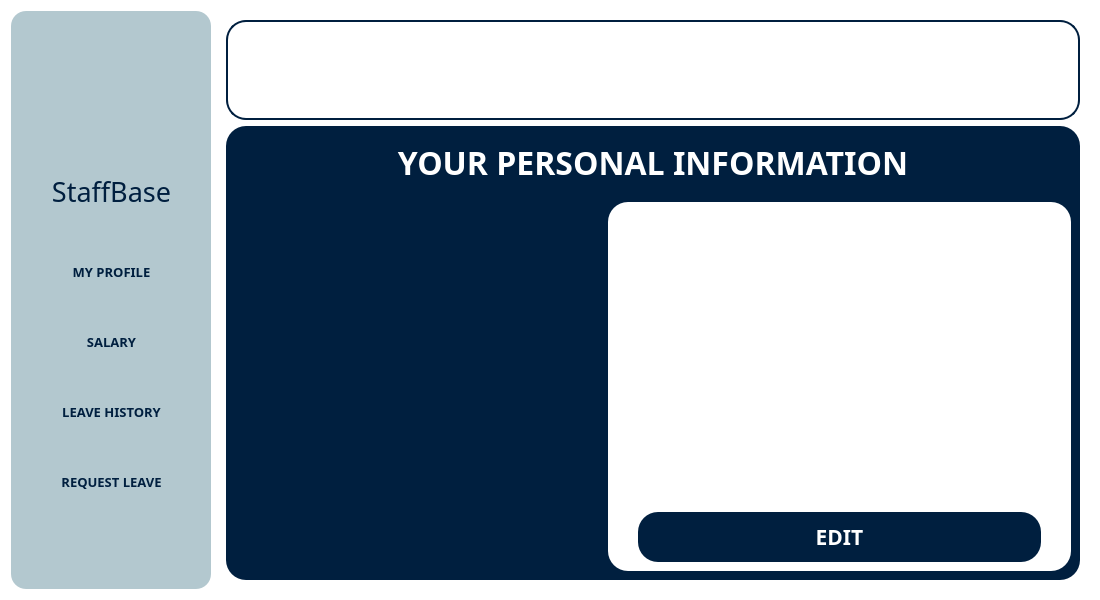
<?xml version="1.0" encoding="UTF-8"?>
<ui version="4.0">
 <class>Form</class>
 <widget class="QWidget" name="Form">
  <property name="geometry">
   <rect>
    <x>0</x>
    <y>0</y>
    <width>1100</width>
    <height>600</height>
   </rect>
  </property>
  <property name="minimumSize">
   <size>
    <width>0</width>
    <height>600</height>
   </size>
  </property>
  <property name="maximumSize">
   <size>
    <width>16777215</width>
    <height>16777215</height>
   </size>
  </property>
  <property name="windowTitle">
   <string>StaffBase</string>
  </property>
  <property name="windowIcon">
   <iconset>
    <selectedon>:/img/src/image/icon.png</selectedon>
   </iconset>
  </property>
  <property name="styleSheet">
   <string notr="true">background-color: rgb(255, 255, 255);</string>
  </property>
  <layout class="QGridLayout" name="gridLayout">
   <item row="0" column="1">
    <widget class="QStackedWidget" name="stackedWidget">
     <property name="font">
      <font>
       <family>Caros Black</family>
       <pointsize>24</pointsize>
      </font>
     </property>
     <property name="currentIndex">
      <number>0</number>
     </property>
     <widget class="QWidget" name="my_profile_page">
      <layout class="QGridLayout" name="gridLayout_2">
       <item row="0" column="0" colspan="2">
        <widget class="QFrame" name="frame_2">
         <property name="minimumSize">
          <size>
           <width>0</width>
           <height>100</height>
          </size>
         </property>
         <property name="maximumSize">
          <size>
           <width>16777215</width>
           <height>100</height>
          </size>
         </property>
         <property name="styleSheet">
          <string notr="true">border: 2px solid;
border-color:  rgb(0, 31, 63);
border-radius: 20px;
</string>
         </property>
         <property name="frameShape">
          <enum>QFrame::StyledPanel</enum>
         </property>
         <property name="frameShadow">
          <enum>QFrame::Raised</enum>
         </property>
         <layout class="QGridLayout" name="gridLayout_4">
          <item row="0" column="0">
           <widget class="QLabel" name="label_3">
            <property name="minimumSize">
             <size>
              <width>71</width>
              <height>0</height>
             </size>
            </property>
            <property name="maximumSize">
             <size>
              <width>71</width>
              <height>16777215</height>
             </size>
            </property>
            <property name="styleSheet">
             <string notr="true">border: 0px solid;
border-radius: 0px;
image:url(:/img/src/image/profile.png)</string>
            </property>
            <property name="text">
             <string/>
            </property>
           </widget>
          </item>
          <item row="0" column="1">
           <widget class="QTextEdit" name="user_full_name_textEdit">
            <property name="minimumSize">
             <size>
              <width>0</width>
              <height>50</height>
             </size>
            </property>
            <property name="maximumSize">
             <size>
              <width>16777215</width>
              <height>50</height>
             </size>
            </property>
            <property name="styleSheet">
             <string notr="true">border: 0px solid;
font: 87 24pt &quot;Caros Black&quot;;
border-radius: 0px;
color: rgb(0, 31, 63);</string>
            </property>
            <property name="lineWrapMode">
             <enum>QTextEdit::WidgetWidth</enum>
            </property>
            <property name="readOnly">
             <bool>true</bool>
            </property>
            <property name="html">
             <string>&lt;!DOCTYPE HTML PUBLIC &quot;-//W3C//DTD HTML 4.0//EN&quot; &quot;http://www.w3.org/TR/REC-html40/strict.dtd&quot;&gt;
&lt;html&gt;&lt;head&gt;&lt;meta name=&quot;qrichtext&quot; content=&quot;1&quot; /&gt;&lt;title&gt;Text Alignment&lt;/title&gt;&lt;style type=&quot;text/css&quot;&gt;
p, li { white-space: pre-wrap; }
&lt;/style&gt;&lt;/head&gt;&lt;body style=&quot; font-family:'Caros Black'; font-size:24pt; font-weight:80; font-style:normal;&quot;&gt;
&lt;p style=&quot;-qt-paragraph-type:empty; margin-top:12px; margin-bottom:12px; margin-left:0px; margin-right:0px; -qt-block-indent:0; text-indent:0px; font-family:'MS Shell Dlg 2'; font-size:8.25pt; font-weight:400;&quot;&gt;&lt;br /&gt;&lt;/p&gt;&lt;/body&gt;&lt;/html&gt;</string>
            </property>
           </widget>
          </item>
         </layout>
        </widget>
       </item>
       <item row="1" column="0" colspan="2">
        <widget class="QFrame" name="frame_3">
         <property name="styleSheet">
          <string notr="true">background-color: rgb(0, 31, 63);
border-radius: 20px;</string>
         </property>
         <property name="frameShape">
          <enum>QFrame::StyledPanel</enum>
         </property>
         <property name="frameShadow">
          <enum>QFrame::Raised</enum>
         </property>
         <layout class="QGridLayout" name="gridLayout_3">
          <item row="0" column="0" colspan="2">
           <widget class="QLabel" name="label_2">
            <property name="minimumSize">
             <size>
              <width>0</width>
              <height>55</height>
             </size>
            </property>
            <property name="maximumSize">
             <size>
              <width>16777215</width>
              <height>55</height>
             </size>
            </property>
            <property name="font">
             <font>
              <family>Caros Black</family>
              <pointsize>24</pointsize>
              <weight>75</weight>
              <bold>true</bold>
             </font>
            </property>
            <property name="styleSheet">
             <string notr="true">color: rgb(255, 255, 255);</string>
            </property>
            <property name="text">
             <string>YOUR PERSONAL INFORMATION</string>
            </property>
            <property name="alignment">
             <set>Qt::AlignCenter</set>
            </property>
           </widget>
          </item>
          <item row="2" column="0">
           <widget class="QLabel" name="label_4">
            <property name="minimumSize">
             <size>
              <width>367</width>
              <height>0</height>
             </size>
            </property>
            <property name="maximumSize">
             <size>
              <width>367</width>
              <height>16777215</height>
             </size>
            </property>
            <property name="styleSheet">
             <string notr="true">image: url(:/img/src/image/investment-data-amico.png);</string>
            </property>
            <property name="text">
             <string/>
            </property>
           </widget>
          </item>
          <item row="2" column="1">
           <widget class="QFrame" name="frame_4">
            <property name="minimumSize">
             <size>
              <width>0</width>
              <height>0</height>
             </size>
            </property>
            <property name="maximumSize">
             <size>
              <width>16777215</width>
              <height>16777215</height>
             </size>
            </property>
            <property name="styleSheet">
             <string notr="true">background-color: rgb(255, 255, 255);</string>
            </property>
            <property name="frameShape">
             <enum>QFrame::StyledPanel</enum>
            </property>
            <property name="frameShadow">
             <enum>QFrame::Raised</enum>
            </property>
            <layout class="QGridLayout" name="gridLayout_5">
             <item row="1" column="0">
              <widget class="QFrame" name="frame_5">
               <property name="minimumSize">
                <size>
                 <width>15</width>
                 <height>0</height>
                </size>
               </property>
               <property name="maximumSize">
                <size>
                 <width>15</width>
                 <height>16777215</height>
                </size>
               </property>
               <property name="frameShape">
                <enum>QFrame::StyledPanel</enum>
               </property>
               <property name="frameShadow">
                <enum>QFrame::Raised</enum>
               </property>
              </widget>
             </item>
             <item row="3" column="1">
              <widget class="QPushButton" name="edit_pushButton">
               <property name="minimumSize">
                <size>
                 <width>0</width>
                 <height>50</height>
                </size>
               </property>
               <property name="maximumSize">
                <size>
                 <width>16777215</width>
                 <height>50</height>
                </size>
               </property>
               <property name="font">
                <font>
                 <family>Caros Black</family>
                 <pointsize>16</pointsize>
                 <weight>75</weight>
                 <bold>true</bold>
                </font>
               </property>
               <property name="styleSheet">
                <string notr="true">QPushButton{
background-color: rgb(0, 31, 63);
border-radius: 20px;
color: rgb(255, 255, 255);
}

QPushButton:hover{
background-color: rgb(58, 109, 140);
}
</string>
               </property>
               <property name="text">
                <string>EDIT</string>
               </property>
               <property name="icon">
                <iconset>
                 <selectedon>:/img/src/image/edit_row.png</selectedon>
                </iconset>
               </property>
               <property name="iconSize">
                <size>
                 <width>30</width>
                 <height>30</height>
                </size>
               </property>
              </widget>
             </item>
             <item row="1" column="1">
              <widget class="QTableView" name="worker_info_tableView">
               <property name="editTriggers">
                <set>QAbstractItemView::NoEditTriggers</set>
               </property>
              </widget>
             </item>
             <item row="0" column="1">
              <widget class="QFrame" name="frame_7">
               <property name="minimumSize">
                <size>
                 <width>0</width>
                 <height>15</height>
                </size>
               </property>
               <property name="maximumSize">
                <size>
                 <width>16777215</width>
                 <height>15</height>
                </size>
               </property>
               <property name="frameShape">
                <enum>QFrame::StyledPanel</enum>
               </property>
               <property name="frameShadow">
                <enum>QFrame::Raised</enum>
               </property>
              </widget>
             </item>
             <item row="1" column="2">
              <widget class="QFrame" name="frame_6">
               <property name="minimumSize">
                <size>
                 <width>15</width>
                 <height>0</height>
                </size>
               </property>
               <property name="maximumSize">
                <size>
                 <width>15</width>
                 <height>16777215</height>
                </size>
               </property>
               <property name="frameShape">
                <enum>QFrame::StyledPanel</enum>
               </property>
               <property name="frameShadow">
                <enum>QFrame::Raised</enum>
               </property>
              </widget>
             </item>
             <item row="2" column="1">
              <widget class="QFrame" name="frame_9">
               <property name="minimumSize">
                <size>
                 <width>0</width>
                 <height>15</height>
                </size>
               </property>
               <property name="maximumSize">
                <size>
                 <width>16777215</width>
                 <height>15</height>
                </size>
               </property>
               <property name="frameShape">
                <enum>QFrame::StyledPanel</enum>
               </property>
               <property name="frameShadow">
                <enum>QFrame::Raised</enum>
               </property>
              </widget>
             </item>
            </layout>
           </widget>
          </item>
          <item row="1" column="0">
           <widget class="QFrame" name="frame_8">
            <property name="frameShape">
             <enum>QFrame::StyledPanel</enum>
            </property>
            <property name="frameShadow">
             <enum>QFrame::Raised</enum>
            </property>
           </widget>
          </item>
         </layout>
        </widget>
       </item>
      </layout>
     </widget>
     <widget class="QWidget" name="salary_page">
      <layout class="QGridLayout" name="gridLayout_6">
       <item row="1" column="0">
        <widget class="QFrame" name="frame_10">
         <property name="minimumSize">
          <size>
           <width>0</width>
           <height>100</height>
          </size>
         </property>
         <property name="maximumSize">
          <size>
           <width>16777215</width>
           <height>100</height>
          </size>
         </property>
         <property name="styleSheet">
          <string notr="true">background-color: rgb(0, 31, 63);
border-radius: 20px;</string>
         </property>
         <property name="frameShape">
          <enum>QFrame::StyledPanel</enum>
         </property>
         <property name="frameShadow">
          <enum>QFrame::Raised</enum>
         </property>
         <layout class="QGridLayout" name="gridLayout_10">
          <item row="0" column="0">
           <widget class="QLabel" name="label_5">
            <property name="font">
             <font>
              <family>Caros Black</family>
              <pointsize>24</pointsize>
             </font>
            </property>
            <property name="styleSheet">
             <string notr="true">color: rgb(255, 255, 255);</string>
            </property>
            <property name="text">
             <string>SALARY HISTORY</string>
            </property>
            <property name="alignment">
             <set>Qt::AlignCenter</set>
            </property>
           </widget>
          </item>
         </layout>
        </widget>
       </item>
       <item row="2" column="0">
        <widget class="QTableView" name="salary_history_tableView">
         <property name="styleSheet">
          <string notr="true">QHeaderView::section {
    background-color: rgb(0, 31, 63);
    color: white;
    font-size: 14pt;
    font-weight: bold;
    border: 1px solid rgb(255, 255, 255);
    padding: 5px;
    text-align: center;
}

QScrollBar:vertical {
    background: rgb(230, 230, 230);
    width: 12px;
    margin: 0px 3px 0px 3px;
    border: none;
}

QScrollBar::handle:vertical {
    background: rgb(150, 150, 150);
    min-height: 20px;
    border-radius: 6px;
}

QScrollBar::add-line:vertical, QScrollBar::sub-line:vertical {
    background: none;
}

QScrollBar:horizontal {
    background: rgb(230, 230, 230);
    height: 12px;
    margin: 3px 0px 3px 0px;
    border: none;
}

QScrollBar::handle:horizontal {
    background: rgb(150, 150, 150);
    min-width: 20px;
    border-radius: 6px;
}

QScrollBar::add-line:horizontal, QScrollBar::sub-line:horizontal {
    background: none;
}</string>
         </property>
        </widget>
       </item>
      </layout>
     </widget>
     <widget class="QWidget" name="leave_history_page">
      <layout class="QGridLayout" name="gridLayout_7">
       <item row="0" column="0">
        <widget class="QFrame" name="frame_11">
         <property name="minimumSize">
          <size>
           <width>0</width>
           <height>100</height>
          </size>
         </property>
         <property name="maximumSize">
          <size>
           <width>16777215</width>
           <height>100</height>
          </size>
         </property>
         <property name="styleSheet">
          <string notr="true">background-color: rgb(0, 31, 63);
border-radius: 20px;</string>
         </property>
         <property name="frameShape">
          <enum>QFrame::StyledPanel</enum>
         </property>
         <property name="frameShadow">
          <enum>QFrame::Raised</enum>
         </property>
         <layout class="QGridLayout" name="gridLayout_11">
          <item row="0" column="0">
           <widget class="QLabel" name="label_6">
            <property name="font">
             <font>
              <family>Caros Black</family>
              <pointsize>24</pointsize>
             </font>
            </property>
            <property name="styleSheet">
             <string notr="true">color: rgb(255, 255, 255);</string>
            </property>
            <property name="text">
             <string>LEAVE HISTORY</string>
            </property>
            <property name="alignment">
             <set>Qt::AlignCenter</set>
            </property>
           </widget>
          </item>
         </layout>
        </widget>
       </item>
       <item row="1" column="0">
        <widget class="QTableView" name="leave_history_tableView">
         <property name="styleSheet">
          <string notr="true">QHeaderView::section {
    background-color: rgb(0, 31, 63);
    color: white;
    font-size: 14pt;
    font-weight: bold;
    border: 1px solid rgb(255, 255, 255);
    padding: 5px;
    text-align: center;
}

QScrollBar:vertical {
    background: rgb(230, 230, 230);
    width: 12px;
    margin: 0px 3px 0px 3px;
    border: none;
}

QScrollBar::handle:vertical {
    background: rgb(150, 150, 150);
    min-height: 20px;
    border-radius: 6px;
}

QScrollBar::add-line:vertical, QScrollBar::sub-line:vertical {
    background: none;
}

QScrollBar:horizontal {
    background: rgb(230, 230, 230);
    height: 12px;
    margin: 3px 0px 3px 0px;
    border: none;
}

QScrollBar::handle:horizontal {
    background: rgb(150, 150, 150);
    min-width: 20px;
    border-radius: 6px;
}

QScrollBar::add-line:horizontal, QScrollBar::sub-line:horizontal {
    background: none;
}</string>
         </property>
        </widget>
       </item>
      </layout>
     </widget>
     <widget class="QWidget" name="request_leave_page">
      <layout class="QGridLayout" name="gridLayout_8">
       <item row="0" column="0">
        <widget class="QLabel" name="label_7">
         <property name="minimumSize">
          <size>
           <width>0</width>
           <height>30</height>
          </size>
         </property>
         <property name="maximumSize">
          <size>
           <width>16777215</width>
           <height>30</height>
          </size>
         </property>
         <property name="font">
          <font>
           <family>Caros Black</family>
           <pointsize>24</pointsize>
           <weight>75</weight>
           <bold>true</bold>
          </font>
         </property>
         <property name="styleSheet">
          <string notr="true">color: rgb(0, 31, 63);</string>
         </property>
         <property name="text">
          <string>REQUEST LEAVE</string>
         </property>
         <property name="alignment">
          <set>Qt::AlignCenter</set>
         </property>
        </widget>
       </item>
       <item row="1" column="0">
        <widget class="QFrame" name="frame_13">
         <property name="styleSheet">
          <string notr="true"/>
         </property>
         <property name="frameShape">
          <enum>QFrame::StyledPanel</enum>
         </property>
         <property name="frameShadow">
          <enum>QFrame::Raised</enum>
         </property>
         <layout class="QGridLayout" name="gridLayout_9">
          <item row="1" column="1">
           <widget class="QCalendarWidget" name="end_date_calendarWidget">
            <property name="styleSheet">
             <string notr="true">QCalendarWidget {
            background-color: rgb(179, 200, 207);
            border: 1px solid rgb(200, 200, 200);
            font-size: 12pt;
            color: rgb(0, 0, 0);
            font: 25 16pt &quot;Caros Light&quot;;
        }
        QCalendarWidget QToolButton {
            color: rgb(0, 31, 63);
            font-size: 12pt;
            border: none;
            margin: 5px;
            padding: 5px;
            border-radius: 5px;
            font: 25 16pt &quot;Caros Light&quot;;
        }
        QCalendarWidget QToolButton:hover {
            background-color: rgb(58, 109, 140);
            font: 25 16pt &quot;Caros Light&quot;;
        }
        QCalendarWidget QTableView {
            background-color: rgb(179, 200, 207);
            color: black;
            font: 25 16pt &quot;Caros Light&quot;;
        }
        QCalendarWidget QTableView:selected {
            background-color: rgb(0, 122, 204);
            color: white;
            font: 25 16pt &quot;Caros Light&quot;;
        }
        QCalendarWidget QToolButton#qt_calendar_prevmonth {
            qproperty-icon: none;
            image: url(:/img/src/image/Left_Dark.png);
        }
        QCalendarWidget QToolButton#qt_calendar_nextmonth {
            qproperty-icon: none;
            image: url(:/img/src/image/Right_Dark.png)
        }</string>
            </property>
            <property name="locale">
             <locale language="English" country="UnitedStates"/>
            </property>
           </widget>
          </item>
          <item row="4" column="0" colspan="2">
           <widget class="QTextEdit" name="generate_text_textEdit">
            <property name="styleSheet">
             <string notr="true">border-color: rgb(0, 31, 63);</string>
            </property>
            <property name="readOnly">
             <bool>true</bool>
            </property>
           </widget>
          </item>
          <item row="1" column="0">
           <widget class="QCalendarWidget" name="start_date_calendarWidget">
            <property name="styleSheet">
             <string notr="true">QCalendarWidget {
            background-color: rgb(179, 200, 207);
            border: 1px solid rgb(200, 200, 200);
            font-size: 12pt;
            color: rgb(0, 0, 0);
            font: 25 16pt &quot;Caros Light&quot;;
        }
        QCalendarWidget QToolButton {
            color: rgb(0, 31, 63);
            font-size: 12pt;
            border: none;
            margin: 5px;
            padding: 5px;
            border-radius: 5px;
            font: 25 16pt &quot;Caros Light&quot;;
        }
        QCalendarWidget QToolButton:hover {
            background-color: rgb(58, 109, 140);
            font: 25 16pt &quot;Caros Light&quot;;
        }
        QCalendarWidget QTableView {
            background-color: rgb(179, 200, 207);
            color: black;
            font: 25 16pt &quot;Caros Light&quot;;
        }
        QCalendarWidget QTableView:selected {
            background-color: rgb(0, 122, 204);
            color: white;
            font: 25 16pt &quot;Caros Light&quot;;
        }
        QCalendarWidget QToolButton#qt_calendar_prevmonth {
            qproperty-icon: none;
            image: url(:/img/src/image/Left_Dark.png);
        }
        QCalendarWidget QToolButton#qt_calendar_nextmonth {
            qproperty-icon: none;
            image: url(:/img/src/image/Right_Dark.png)
        }</string>
            </property>
            <property name="locale">
             <locale language="English" country="UnitedStates"/>
            </property>
           </widget>
          </item>
          <item row="3" column="0" colspan="2">
           <widget class="QComboBox" name="type_leave_comboBox">
            <property name="styleSheet">
             <string notr="true">QComboBox {
                background-color: rgb(255, 255, 255);
                border: 1px solid  rgb(0, 31, 63);
                border-radius: 2px;
                padding: 5px;
	font: 25 14pt &quot;Caros Light&quot;;
                color: rgb(50, 50, 50);
            }
            QComboBox::drop-down {
                background-color: rgb(0, 31, 63);
                border: none;
                width: 25px;
            }
            QComboBox::down-arrow {
                image: url(:/img/src/image/chevron_down.png); 
                width: 12px;
                height: 12px;
            }</string>
            </property>
            <item>
             <property name="text">
              <string/>
             </property>
            </item>
            <item>
             <property name="text">
              <string>Sick</string>
             </property>
            </item>
            <item>
             <property name="text">
              <string>Vacation</string>
             </property>
            </item>
            <item>
             <property name="text">
              <string>Time Off</string>
             </property>
            </item>
           </widget>
          </item>
          <item row="5" column="0">
           <widget class="QPushButton" name="generate_pushButton">
            <property name="minimumSize">
             <size>
              <width>0</width>
              <height>50</height>
             </size>
            </property>
            <property name="maximumSize">
             <size>
              <width>16777215</width>
              <height>50</height>
             </size>
            </property>
            <property name="font">
             <font>
              <family>Caros Black</family>
              <pointsize>16</pointsize>
              <weight>75</weight>
              <bold>true</bold>
             </font>
            </property>
            <property name="styleSheet">
             <string notr="true">QPushButton{
background-color: rgb(0, 31, 63);
border-radius: 20px;
color: rgb(255, 255, 255);
}

QPushButton:hover{
background-color: rgb(58, 109, 140);
}
</string>
            </property>
            <property name="text">
             <string>GENERATE</string>
            </property>
           </widget>
          </item>
          <item row="0" column="0">
           <widget class="QLabel" name="label_8">
            <property name="font">
             <font>
              <family>Caros Black</family>
              <pointsize>14</pointsize>
              <weight>75</weight>
              <bold>true</bold>
             </font>
            </property>
            <property name="styleSheet">
             <string notr="true">color: rgb(0, 31, 63);</string>
            </property>
            <property name="text">
             <string>START DATE</string>
            </property>
            <property name="alignment">
             <set>Qt::AlignCenter</set>
            </property>
           </widget>
          </item>
          <item row="0" column="1">
           <widget class="QLabel" name="label_9">
            <property name="font">
             <font>
              <family>Caros Black</family>
              <pointsize>14</pointsize>
              <weight>75</weight>
              <bold>true</bold>
             </font>
            </property>
            <property name="styleSheet">
             <string notr="true">color: rgb(0, 31, 63);</string>
            </property>
            <property name="text">
             <string>END DATE</string>
            </property>
            <property name="alignment">
             <set>Qt::AlignCenter</set>
            </property>
           </widget>
          </item>
          <item row="2" column="0" colspan="2">
           <widget class="QLabel" name="label_10">
            <property name="font">
             <font>
              <family>Caros Black</family>
              <pointsize>14</pointsize>
              <weight>75</weight>
              <bold>true</bold>
             </font>
            </property>
            <property name="styleSheet">
             <string notr="true">color: rgb(0, 31, 63);</string>
            </property>
            <property name="text">
             <string>TYPE OF LEAVE</string>
            </property>
            <property name="alignment">
             <set>Qt::AlignCenter</set>
            </property>
           </widget>
          </item>
          <item row="5" column="1">
           <widget class="QPushButton" name="send_pushButton">
            <property name="minimumSize">
             <size>
              <width>0</width>
              <height>50</height>
             </size>
            </property>
            <property name="maximumSize">
             <size>
              <width>16777215</width>
              <height>50</height>
             </size>
            </property>
            <property name="font">
             <font>
              <family>Caros Black</family>
              <pointsize>16</pointsize>
              <weight>75</weight>
              <bold>true</bold>
             </font>
            </property>
            <property name="styleSheet">
             <string notr="true">QPushButton{
background-color: rgb(0, 31, 63);
border-radius: 20px;
color: rgb(255, 255, 255);
}

QPushButton:hover{
background-color: rgb(58, 109, 140);
}
</string>
            </property>
            <property name="text">
             <string>SEND</string>
            </property>
           </widget>
          </item>
         </layout>
        </widget>
       </item>
      </layout>
     </widget>
    </widget>
   </item>
   <item row="0" column="0">
    <widget class="QWidget" name="widget" native="true">
     <property name="sizePolicy">
      <sizepolicy hsizetype="Preferred" vsizetype="MinimumExpanding">
       <horstretch>0</horstretch>
       <verstretch>0</verstretch>
      </sizepolicy>
     </property>
     <property name="minimumSize">
      <size>
       <width>200</width>
       <height>0</height>
      </size>
     </property>
     <property name="maximumSize">
      <size>
       <width>200</width>
       <height>16777215</height>
      </size>
     </property>
     <property name="styleSheet">
      <string notr="true">background-color: rgb(179, 200, 207);
border-radius: 15px;</string>
     </property>
     <widget class="QFrame" name="frame">
      <property name="geometry">
       <rect>
        <x>40</x>
        <y>30</y>
        <width>121</width>
        <height>121</height>
       </rect>
      </property>
      <property name="styleSheet">
       <string notr="true">image: url(:/img/src/image/icon.png);</string>
      </property>
      <property name="frameShape">
       <enum>QFrame::StyledPanel</enum>
      </property>
      <property name="frameShadow">
       <enum>QFrame::Raised</enum>
      </property>
     </widget>
     <widget class="QLabel" name="label">
      <property name="geometry">
       <rect>
        <x>20</x>
        <y>160</y>
        <width>161</width>
        <height>41</height>
       </rect>
      </property>
      <property name="font">
       <font>
        <family>Cooper Black</family>
        <pointsize>20</pointsize>
       </font>
      </property>
      <property name="styleSheet">
       <string notr="true">color: rgb(0, 31, 63);</string>
      </property>
      <property name="text">
       <string>StaffBase</string>
      </property>
      <property name="alignment">
       <set>Qt::AlignCenter</set>
      </property>
     </widget>
     <widget class="QPushButton" name="salary_pushButton">
      <property name="geometry">
       <rect>
        <x>0</x>
        <y>300</y>
        <width>201</width>
        <height>61</height>
       </rect>
      </property>
      <property name="font">
       <font>
        <family>Caros Black</family>
        <pointsize>10</pointsize>
        <weight>75</weight>
        <bold>true</bold>
       </font>
      </property>
      <property name="styleSheet">
       <string notr="true">QPushButton{
border-radius: 0px;
color: rgb(0, 31, 63);
}

QPushButton:hover{
border-radius: 0px;
background-color: rgb(58, 109, 140);
color: rgb(0, 31, 63);
}
</string>
      </property>
      <property name="text">
       <string>SALARY</string>
      </property>
      <property name="icon">
       <iconset>
        <selectedon>:/img/src/image/salary_view.png</selectedon>
       </iconset>
      </property>
      <property name="iconSize">
       <size>
        <width>30</width>
        <height>30</height>
       </size>
      </property>
     </widget>
     <widget class="QPushButton" name="leave_history_pushButton">
      <property name="geometry">
       <rect>
        <x>0</x>
        <y>370</y>
        <width>201</width>
        <height>61</height>
       </rect>
      </property>
      <property name="font">
       <font>
        <family>Caros Black</family>
        <pointsize>10</pointsize>
        <weight>75</weight>
        <bold>true</bold>
       </font>
      </property>
      <property name="styleSheet">
       <string notr="true">QPushButton{
border-radius: 0px;
color: rgb(0, 31, 63);
}

QPushButton:hover{
border-radius: 0px;
background-color: rgb(58, 109, 140);
color: rgb(0, 31, 63);
}</string>
      </property>
      <property name="text">
       <string>LEAVE HISTORY</string>
      </property>
      <property name="icon">
       <iconset>
        <selectedon>:/img/src/image/missing_days.png</selectedon>
       </iconset>
      </property>
      <property name="iconSize">
       <size>
        <width>30</width>
        <height>30</height>
       </size>
      </property>
     </widget>
     <widget class="QPushButton" name="my_profile_pushButton">
      <property name="geometry">
       <rect>
        <x>0</x>
        <y>230</y>
        <width>201</width>
        <height>61</height>
       </rect>
      </property>
      <property name="font">
       <font>
        <family>Caros Black</family>
        <pointsize>10</pointsize>
        <weight>75</weight>
        <bold>true</bold>
       </font>
      </property>
      <property name="styleSheet">
       <string notr="true">QPushButton{
border-radius: 0px;
color: rgb(0, 31, 63);
}

QPushButton:hover{
border-radius: 0px;
background-color: rgb(58, 109, 140);
color: rgb(0, 31, 63);
}</string>
      </property>
      <property name="text">
       <string>MY PROFILE</string>
      </property>
      <property name="icon">
       <iconset>
        <selectedon>:/img/src/image/worker.png</selectedon>
       </iconset>
      </property>
      <property name="iconSize">
       <size>
        <width>30</width>
        <height>30</height>
       </size>
      </property>
     </widget>
     <widget class="QPushButton" name="exit_pushButton">
      <property name="geometry">
       <rect>
        <x>0</x>
        <y>520</y>
        <width>201</width>
        <height>41</height>
       </rect>
      </property>
      <property name="sizePolicy">
       <sizepolicy hsizetype="Fixed" vsizetype="Fixed">
        <horstretch>0</horstretch>
        <verstretch>0</verstretch>
       </sizepolicy>
      </property>
      <property name="minimumSize">
       <size>
        <width>201</width>
        <height>41</height>
       </size>
      </property>
      <property name="maximumSize">
       <size>
        <width>201</width>
        <height>41</height>
       </size>
      </property>
      <property name="styleSheet">
       <string notr="true">QPushButton{
background-color: rgba(255, 255, 255, 0);
image: url(:/img/src/image/exit.png);
}

QPushButton:hover{
background-color: rgba(255, 255, 255, 0);
image: url(:/img/src/image/exit_hover.png);
}
</string>
      </property>
      <property name="text">
       <string/>
      </property>
     </widget>
     <widget class="QPushButton" name="request_leave_pushButton">
      <property name="geometry">
       <rect>
        <x>0</x>
        <y>440</y>
        <width>201</width>
        <height>61</height>
       </rect>
      </property>
      <property name="font">
       <font>
        <family>Caros Black</family>
        <pointsize>10</pointsize>
        <weight>75</weight>
        <bold>true</bold>
       </font>
      </property>
      <property name="styleSheet">
       <string notr="true">QPushButton{
border-radius: 0px;
color: rgb(0, 31, 63);
}

QPushButton:hover{
border-radius: 0px;
background-color: rgb(58, 109, 140);
color: rgb(0, 31, 63);
}
</string>
      </property>
      <property name="text">
       <string>REQUEST LEAVE</string>
      </property>
      <property name="icon">
       <iconset>
        <selectedon>:/img/src/image/sending.png</selectedon>
       </iconset>
      </property>
      <property name="iconSize">
       <size>
        <width>30</width>
        <height>30</height>
       </size>
      </property>
     </widget>
    </widget>
   </item>
  </layout>
 </widget>
 <resources>
  <include location="rec.qrc"/>
 </resources>
 <connections/>
</ui>
